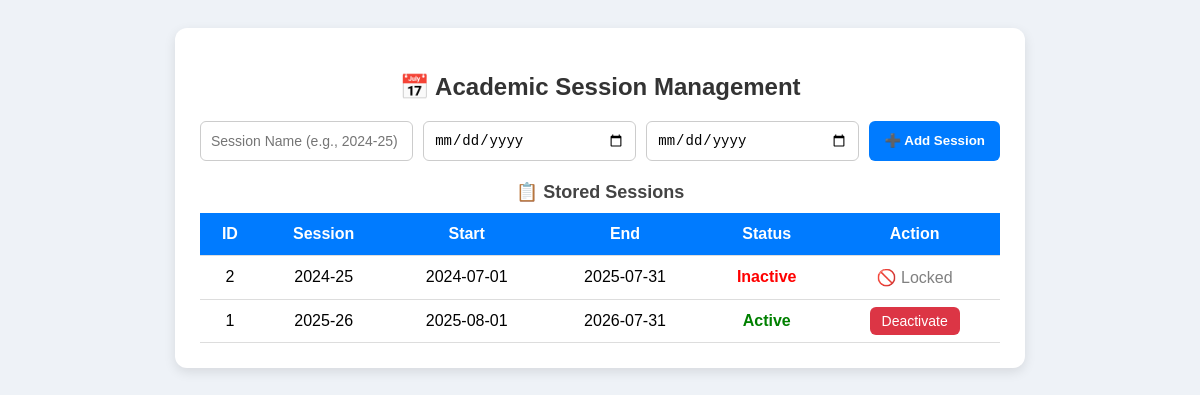
/admin/manage_sessions.php (signed in), run on the app's committed database.
### tables this page shows
CREATE TABLE `sessions` (
  `session_id` int(11) NOT NULL,
  `session_name` varchar(20) NOT NULL,
  `start_date` date NOT NULL,
  `end_date` date NOT NULL,
  `status` enum('Active','Inactive') DEFAULT 'Active',
  `created_at` timestamp NOT NULL DEFAULT current_timestamp()
);

### admin/manage_sessions.php (the view, shortened to what this page needs)
<?php
include 'admin_name.php';
$currentYear = date("Y");
?>
<!DOCTYPE html>
<html>
<head>
</head>
<body>
<div class="container">
    <h2>📅 Academic Session Management</h2>
    <form method="POST" class="form-box">
        <input type="text" name="session_name" placeholder="Session Name (e.g., 2024-25)" required>
        <input type="date" name="start_date" required>
        <input type="date" name="end_date" required>
        <button type="submit" name="add_session">➕ Add Session</button>
    </form>
    <div class="stored-title">📋 Stored Sessions</div>
    <table>
        <tr>
            <th>ID</th>
            <th>Session</th>
            <th>Start</th>
            <th>End</th>
            <th>Status</th>
            <th>Action</th>
        </tr>
        <?php
        $sessions = $conn->query("SELECT * FROM sessions ORDER BY session_id DESC");
        while ($row = $sessions->fetch_assoc()) {
            $sessionYear = (int)substr($row['session_name'], 0, 4);
            $isCurrentYear = ($sessionYear == $currentYear);
            echo "<tr>
                <td>{$row['session_id']}</td>
                <td>{$row['session_name']}</td>
                <td>{$row['start_date']}</td>
                <td>{$row['end_date']}</td>
                <td style='font-weight:bold;color:" . ($row['status']=='Active'?'green':'red') . "'>{$row['status']}</td>
                <td>";
            if ($isCurrentYear) {
                if ($row['status'] == 'Active') {
                    echo "<a class='btn btn-deactivate' href='?deactivate={$row['session_id']}'>Deactivate</a>";
                } else {
                    echo "<a class='btn btn-activate' href='?activate={$row['session_id']}'>Activate</a>";
                }
            } else {
                echo "<span style='color:gray;'>🚫 Locked</span>";
            }
            echo "</td></tr>";
        }
        ?>
    </table>
</div>
</body>
</html>

### admin/manage_sessions.php (style rules this page uses)
body { font-family: Arial, sans-serif; background: #eef2f7; padding: 20px; }
.container { background: white; padding: 25px; border-radius: 12px; max-width: 800px; margin: auto; box-shadow: 0 4px 12px rgba(0,0,0,0.1); }
h2 { text-align: center; color: #333; }
.form-box { display: flex; gap: 10px; margin-bottom: 20px; flex-wrap: wrap; }
.form-box input { flex: 1; padding: 10px; font-size: 14px; border: 1px solid #ccc; border-radius: 6px; }
.form-box button { background: #007BFF; color: white; padding: 10px 15px; border: none; border-radius: 6px; cursor: pointer; font-weight: bold; }
table { width: 100%; border-collapse: collapse; margin-top: 10px; background: white; }
table th, table td { padding: 12px; text-align: center; border-bottom: 1px solid #ddd; }
table th { background: #007BFF; color: white; }
.btn { padding: 6px 12px; border-radius: 6px; text-decoration: none; font-size: 14px; }
.btn-deactivate { background: #dc3545; color: white; }
.stored-title { text-align: center; font-size: 18px; margin-top: 20px; font-weight: bold; color: #444; }

### data on the page
sessions: session_id "2", session_name "2024-25", start_date "2024-07-01", end_date "2025-07-31", status "Inactive", shows "🚫 Locked"
sessions: session_id "1", session_name "2025-26", start_date "2025-08-01", end_date "2026-07-31", status "Active"
